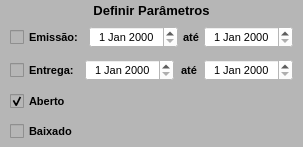
               <widget class="QWidget" name="widget_Cor1" native="true">
                <property name="sizePolicy">
                 <sizepolicy hsizetype="Preferred" vsizetype="Preferred">
                  <horstretch>0</horstretch>
                  <verstretch>0</verstretch>
                 </sizepolicy>
                </property>
                <property name="minimumSize">
                 <size>
                  <width>0</width>
                  <height>0</height>
                 </size>
                </property>
                <property name="maximumSize">
                 <size>
                  <width>330</width>
                  <height>16777215</height>
                 </size>
                </property>
                <property name="font">
                 <font>
                  <pointsize>8</pointsize>
                 </font>
                </property>
                <property name="styleSheet">
                 <string notr="true">background-color: rgb(182, 182, 182);</string>
                </property>
                <layout class="QVBoxLayout" name="verticalLayout_8">
                 <property name="spacing">
                  <number>5</number>
                 </property>
                 <property name="leftMargin">
                  <number>5</number>
                 </property>
                 <property name="topMargin">
                  <number>3</number>
                 </property>
                 <property name="rightMargin">
                  <number>5</number>
                 </property>
                 <property name="bottomMargin">
                  <number>3</number>
                 </property>
                 <item>
                  <widget class="QLabel" name="label_55">
                   <property name="minimumSize">
                    <size>
                     <width>0</width>
                     <height>0</height>
                    </size>
                   </property>
                   <property name="maximumSize">
                    <size>
                     <width>16777215</width>
                     <height>25</height>
                    </size>
                   </property>
                   <property name="font">
                    <font>
                     <pointsize>10</pointsize>
                     <weight>75</weight>
                     <bold>true</bold>
                    </font>
                   </property>
                   <property name="text">
                    <string>Definir Parâmetros</string>
                   </property>
                   <property name="alignment">
                    <set>Qt::AlignCenter</set>
                   </property>
                  </widget>
                 </item>
                 <item>
                  <widget class="QWidget" name="widget_33" native="true">
                   <property name="minimumSize">
                    <size>
                     <width>0</width>
                     <height>0</height>
                    </size>
                   </property>
                   <property name="maximumSize">
                    <size>
                     <width>16777215</width>
                     <height>30</height>
                    </size>
                   </property>
                   <property name="font">
                    <font>
                     <pointsize>8</pointsize>
                    </font>
                   </property>
                   <property name="styleSheet">
                    <string notr="true"/>
                   </property>
                   <layout class="QHBoxLayout" name="horizontalLayout_29">
                    <property name="spacing">
                     <number>5</number>
                    </property>
                    <property name="leftMargin">
                     <number>5</number>
                    </property>
                    <property name="topMargin">
                     <number>3</number>
                    </property>
                    <property name="rightMargin">
                     <number>5</number>
                    </property>
                    <property name="bottomMargin">
                     <number>3</number>
                    </property>
                    <item>
                     <widget class="QCheckBox" name="check_Emissao">
                      <property name="sizePolicy">
                       <sizepolicy hsizetype="Preferred" vsizetype="Preferred">
                        <horstretch>0</horstretch>
                        <verstretch>0</verstretch>
                       </sizepolicy>
                      </property>
                      <property name="font">
                       <font>
                        <pointsize>8</pointsize>
                        <weight>75</weight>
                        <bold>true</bold>
                       </font>
                      </property>
                      <property name="text">
                       <string>Emissão:</string>
                      </property>
                     </widget>
                    </item>
                    <item>
                     <widget class="QDateEdit" name="date_Emissao1">
                      <property name="sizePolicy">
                       <sizepolicy hsizetype="Preferred" vsizetype="Preferred">
                        <horstretch>0</horstretch>
                        <verstretch>0</verstretch>
                       </sizepolicy>
                      </property>
                      <property name="minimumSize">
                       <size>
                        <width>0</width>
                        <height>0</height>
                       </size>
                      </property>
                      <property name="maximumSize">
                       <size>
                        <width>101</width>
                        <height>16777215</height>
                       </size>
                      </property>
                      <property name="font">
                       <font>
                        <pointsize>8</pointsize>
                       </font>
                      </property>
                      <property name="styleSheet">
                       <string notr="true">background-color: rgb(255, 255, 255);</string>
                      </property>
                      <property name="alignment">
                       <set>Qt::AlignCenter</set>
                      </property>
                     </widget>
                    </item>
                    <item>
                     <widget class="QLabel" name="label">
                      <property name="font">
                       <font>
                        <pointsize>8</pointsize>
                        <weight>75</weight>
                        <bold>true</bold>
                       </font>
                      </property>
                      <property name="text">
                       <string>até</string>
                      </property>
                      <property name="alignment">
                       <set>Qt::AlignCenter</set>
                      </property>
                     </widget>
                    </item>
                    <item>
                     <widget class="QDateEdit" name="date_Emissao2">
                      <property name="sizePolicy">
                       <sizepolicy hsizetype="Preferred" vsizetype="Preferred">
                        <horstretch>0</horstretch>
                        <verstretch>0</verstretch>
                       </sizepolicy>
                      </property>
                      <property name="minimumSize">
                       <size>
                        <width>0</width>
                        <height>0</height>
                       </size>
                      </property>
                      <property name="maximumSize">
                       <size>
                        <width>101</width>
                        <height>16777215</height>
                       </size>
                      </property>
                      <property name="font">
                       <font>
                        <pointsize>8</pointsize>
                       </font>
                      </property>
                      <property name="styleSheet">
                       <string notr="true">background-color: rgb(255, 255, 255);</string>
                      </property>
                      <property name="alignment">
                       <set>Qt::AlignCenter</set>
                      </property>
                     </widget>
                    </item>
                   </layout>
                  </widget>
                 </item>
                 <item>
                  <widget class="QWidget" name="widget_36" native="true">
                   <property name="minimumSize">
                    <size>
                     <width>0</width>
                     <height>0</height>
                    </size>
                   </property>
                   <property name="maximumSize">
                    <size>
                     <width>16777215</width>
                     <height>30</height>
                    </size>
                   </property>
                   <property name="font">
                    <font>
                     <pointsize>8</pointsize>
                    </font>
                   </property>
                   <property name="styleSheet">
                    <string notr="true"/>
                   </property>
                   <layout class="QHBoxLayout" name="horizontalLayout_32">
                    <property name="spacing">
                     <number>5</number>
                    </property>
                    <property name="leftMargin">
                     <number>5</number>
                    </property>
                    <property name="topMargin">
                     <number>3</number>
                    </property>
                    <property name="rightMargin">
                     <number>5</number>
                    </property>
                    <property name="bottomMargin">
                     <number>3</number>
                    </property>
                    <item>
                     <widget class="QCheckBox" name="check_Entrega">
                      <property name="sizePolicy">
                       <sizepolicy hsizetype="Preferred" vsizetype="Preferred">
                        <horstretch>0</horstretch>
                        <verstretch>0</verstretch>
                       </sizepolicy>
                      </property>
                      <property name="font">
                       <font>
                        <pointsize>8</pointsize>
                        <weight>75</weight>
                        <bold>true</bold>
                       </font>
                      </property>
                      <property name="text">
                       <string>Entrega:</string>
                      </property>
                     </widget>
                    </item>
                    <item>
                     <widget class="QDateEdit" name="date_Entrega1">
                      <property name="sizePolicy">
                       <sizepolicy hsizetype="Preferred" vsizetype="Preferred">
                        <horstretch>0</horstretch>
                        <verstretch>0</verstretch>
                       </sizepolicy>
                      </property>
                      <property name="minimumSize">
                       <size>
                        <width>0</width>
                        <height>0</height>
                       </size>
                      </property>
                      <property name="maximumSize">
                       <size>
                        <width>101</width>
                        <height>16777215</height>
                       </size>
                      </property>
                      <property name="font">
                       <font>
                        <pointsize>8</pointsize>
                        <weight>50</weight>
                        <bold>false</bold>
                       </font>
                      </property>
                      <property name="styleSheet">
                       <string notr="true">background-color: rgb(255, 255, 255);</string>
                      </property>
                      <property name="alignment">
                       <set>Qt::AlignCenter</set>
                      </property>
                     </widget>
                    </item>
                    <item>
                     <widget class="QLabel" name="label_4">
                      <property name="font">
                       <font>
                        <pointsize>8</pointsize>
                        <weight>75</weight>
                        <bold>true</bold>
                       </font>
                      </property>
                      <property name="text">
                       <string>até</string>
                      </property>
                      <property name="alignment">
                       <set>Qt::AlignCenter</set>
                      </property>
                     </widget>
                    </item>
                    <item>
                     <widget class="QDateEdit" name="date_Entrega2">
                      <property name="sizePolicy">
                       <sizepolicy hsizetype="Preferred" vsizetype="Preferred">
                        <horstretch>0</horstretch>
                        <verstretch>0</verstretch>
                       </sizepolicy>
                      </property>
                      <property name="minimumSize">
                       <size>
                        <width>0</width>
                        <height>0</height>
                       </size>
                      </property>
                      <property name="maximumSize">
                       <size>
                        <width>101</width>
                        <height>16777215</height>
                       </size>
                      </property>
                      <property name="font">
                       <font>
                        <pointsize>8</pointsize>
                        <weight>50</weight>
                        <bold>false</bold>
                       </font>
                      </property>
                      <property name="styleSheet">
                       <string notr="true">background-color: rgb(255, 255, 255);</string>
                      </property>
                      <property name="alignment">
                       <set>Qt::AlignCenter</set>
                      </property>
                     </widget>
                    </item>
                   </layout>
                  </widget>
                 </item>
                 <item>
                  <widget class="QWidget" name="widget_40" native="true">
                   <property name="minimumSize">
                    <size>
                     <width>0</width>
                     <height>0</height>
                    </size>
                   </property>
                   <property name="maximumSize">
                    <size>
                     <width>16777215</width>
                     <height>30</height>
                    </size>
                   </property>
                   <property name="font">
                    <font>
                     <pointsize>8</pointsize>
                    </font>
                   </property>
                   <property name="styleSheet">
                    <string notr="true"/>
                   </property>
                   <layout class="QHBoxLayout" name="horizontalLayout_33">
                    <property name="spacing">
                     <number>5</number>
                    </property>
                    <property name="leftMargin">
                     <number>5</number>
                    </property>
                    <property name="topMargin">
                     <number>3</number>
                    </property>
                    <property name="rightMargin">
                     <number>5</number>
                    </property>
                    <property name="bottomMargin">
                     <number>3</number>
                    </property>
                    <item>
                     <widget class="QCheckBox" name="check_Aberto">
                      <property name="sizePolicy">
                       <sizepolicy hsizetype="Preferred" vsizetype="Preferred">
                        <horstretch>0</horstretch>
                        <verstretch>0</verstretch>
                       </sizepolicy>
                      </property>
                      <property name="font">
                       <font>
                        <pointsize>8</pointsize>
                        <weight>75</weight>
                        <bold>true</bold>
                       </font>
                      </property>
                      <property name="text">
                       <string>Aberto</string>
                      </property>
                      <property name="checked">
                       <bool>true</bool>
                      </property>
                     </widget>
                    </item>
                    <item>
                     <widget class="QLabel" name="label_2">
                      <property name="font">
                       <font>
                        <pointsize>8</pointsize>
                       </font>
                      </property>
                      <property name="text">
                       <string/>
                      </property>
                     </widget>
                    </item>
                   </layout>
                  </widget>
                 </item>
                 <item>
                  <widget class="QWidget" name="widget_34" native="true">
                   <property name="minimumSize">
                    <size>
                     <width>0</width>
                     <height>0</height>
                    </size>
                   </property>
                   <property name="maximumSize">
                    <size>
                     <width>16777215</width>
                     <height>30</height>
                    </size>
                   </property>
                   <property name="font">
                    <font>
                     <pointsize>8</pointsize>
                    </font>
                   </property>
                   <property name="styleSheet">
                    <string notr="true"/>
                   </property>
                   <layout class="QHBoxLayout" name="horizontalLayout_30">
                    <property name="spacing">
                     <number>5</number>
                    </property>
                    <property name="leftMargin">
                     <number>5</number>
                    </property>
                    <property name="topMargin">
                     <number>3</number>
                    </property>
                    <property name="rightMargin">
                     <number>5</number>
                    </property>
                    <property name="bottomMargin">
                     <number>3</number>
                    </property>
                    <item>
                     <widget class="QCheckBox" name="check_Baixado">
                      <property name="sizePolicy">
                       <sizepolicy hsizetype="Preferred" vsizetype="Preferred">
                        <horstretch>0</horstretch>
                        <verstretch>0</verstretch>
                       </sizepolicy>
                      </property>
                      <property name="font">
                       <font>
                        <pointsize>8</pointsize>
                        <weight>75</weight>
                        <bold>true</bold>
                       </font>
                      </property>
                      <property name="text">
                       <string>Baixado</string>
                      </property>
                     </widget>
                    </item>
                    <item>
                     <widget class="QLabel" name="label_8">
                      <property name="font">
                       <font>
                        <pointsize>8</pointsize>
                       </font>
                      </property>
                      <property name="text">
                       <string/>
                      </property>
                     </widget>
                    </item>
                   </layout>
                  </widget>
                 </item>
                </layout>
               </widget>
